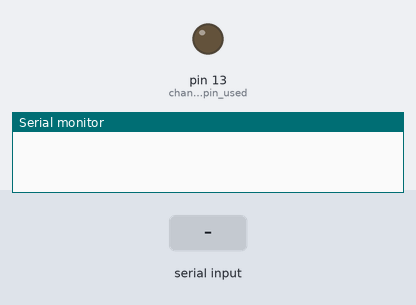
A sketch run on a simulated Arduino Uno, built with avr-gcc and run on an emulated ATmega328P. On the bench: output pins drawn as LEDs (lit = HIGH), the last lines printed to the serial monitor. Inputs (shaded band) come from the test bench.

Above: at 1.2 s.
1.3 s: "1" received over Serial
At 2.1 s:
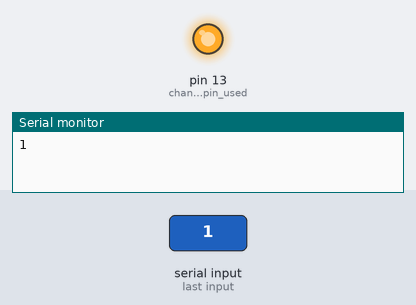
2.8 s: "0" received over Serial
At 3.2 s:
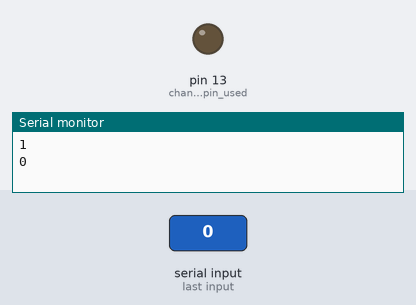
Timing chart, 0 to 5.8 s (numbered marks = the images above; inputs shaded):
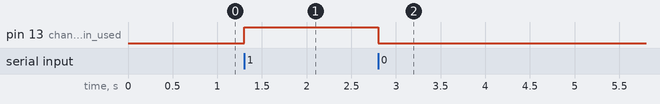

The sketch:

SerialCommunicate.ino
```cpp
// the setup function runs once when you press reset or power the board
void setup() {
  // initialize digital pin 13 as an output.
  Serial.begin(9600); // input your port
  pinMode(13, OUTPUT); // change x to your pin used
}

// the loop function runs over and over again forever
void loop() {
  if(Serial.available()){
    char bitReadFromFile = Serial.read();
    if(bitReadFromFile == '1')
    {
      Serial.println(bitReadFromFile);
      digitalWrite(13, HIGH);   // turn the LED on (HIGH is the voltage level)
    }
    if(bitReadFromFile == '0')
    {
      Serial.println(bitReadFromFile);
      digitalWrite(13, LOW);    // turn the LED off by making the voltage LOW
    }
  }
}
```

Measured:
- after the input at 1.3 s, pin 13 (change_x_to_your_pin_used): LOW → HIGH at once
- after the input at 2.8 s, pin 13 (change_x_to_your_pin_used): HIGH → LOW at once
